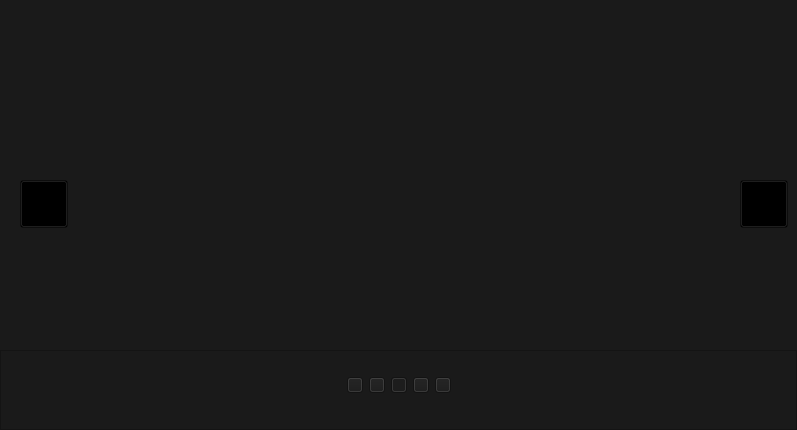
<?xml version="1.0" encoding="UTF-8"?>
<ui version="4.0">
 <class>BannaWidget</class>
 <widget class="QWidget" name="BannaWidget">
  <property name="geometry">
   <rect>
    <x>0</x>
    <y>0</y>
    <width>797</width>
    <height>430</height>
   </rect>
  </property>
  <property name="windowTitle">
   <string>BannaWidget</string>
  </property>
  <property name="styleSheet">
   <string notr="true">QWidget,QFrame
{
background-color: #1A1A1A;
}</string>
  </property>
  <layout class="QVBoxLayout" name="verticalLayout">
   <property name="spacing">
    <number>0</number>
   </property>
   <property name="leftMargin">
    <number>0</number>
   </property>
   <property name="topMargin">
    <number>0</number>
   </property>
   <property name="rightMargin">
    <number>0</number>
   </property>
   <property name="bottomMargin">
    <number>0</number>
   </property>
   <item>
    <widget class="QWidget" name="widgetImage" native="true">
     <property name="styleSheet">
      <string notr="true">QLabel
{
border-radius:6px;
}</string>
     </property>
     <widget class="QLabel" name="labelFirst">
      <property name="geometry">
       <rect>
        <x>20</x>
        <y>100</y>
        <width>320</width>
        <height>200</height>
       </rect>
      </property>
      <property name="text">
       <string/>
      </property>
     </widget>
     <widget class="QLabel" name="labelSecond">
      <property name="geometry">
       <rect>
        <x>70</x>
        <y>70</y>
        <width>400</width>
        <height>250</height>
       </rect>
      </property>
      <property name="text">
       <string/>
      </property>
     </widget>
     <widget class="QLabel" name="labelThird">
      <property name="geometry">
       <rect>
        <x>150</x>
        <y>50</y>
        <width>480</width>
        <height>300</height>
       </rect>
      </property>
      <property name="text">
       <string/>
      </property>
     </widget>
     <widget class="QLabel" name="labelFourth">
      <property name="geometry">
       <rect>
        <x>330</x>
        <y>70</y>
        <width>400</width>
        <height>250</height>
       </rect>
      </property>
      <property name="text">
       <string/>
      </property>
     </widget>
     <widget class="QLabel" name="labelFifth">
      <property name="geometry">
       <rect>
        <x>470</x>
        <y>100</y>
        <width>320</width>
        <height>200</height>
       </rect>
      </property>
      <property name="text">
       <string/>
      </property>
     </widget>
     <widget class="QPushButton" name="pushButtonLeft">
      <property name="geometry">
       <rect>
        <x>20</x>
        <y>180</y>
        <width>48</width>
        <height>48</height>
       </rect>
      </property>
      <property name="styleSheet">
       <string notr="true">background-color: transparent;
border-image: url(:/res/res/image/other/less_than.png);</string>
      </property>
      <property name="text">
       <string/>
      </property>
     </widget>
     <widget class="QPushButton" name="pushButtonRight">
      <property name="geometry">
       <rect>
        <x>740</x>
        <y>180</y>
        <width>48</width>
        <height>48</height>
       </rect>
      </property>
      <property name="styleSheet">
       <string notr="true">background-color: transparent;background-color: transparent;
border-image: url(:/res/res/image/other/more_than.png);</string>
      </property>
      <property name="text">
       <string/>
      </property>
     </widget>
    </widget>
   </item>
   <item>
    <widget class="QFrame" name="frameDot">
     <property name="minimumSize">
      <size>
       <width>0</width>
       <height>30</height>
      </size>
     </property>
     <property name="maximumSize">
      <size>
       <width>16777215</width>
       <height>80</height>
      </size>
     </property>
     <property name="styleSheet">
      <string notr="true">QPushButton
{
	border-image: url(:/res/res/image/other/normal_gray.png);
}

QPushButton:checked
{
border-image: url(:/res/res/image/other/hover_blue.png);
}</string>
     </property>
     <property name="frameShape">
      <enum>QFrame::StyledPanel</enum>
     </property>
     <property name="frameShadow">
      <enum>QFrame::Raised</enum>
     </property>
     <layout class="QHBoxLayout" name="horizontalLayout">
      <property name="leftMargin">
       <number>0</number>
      </property>
      <property name="topMargin">
       <number>25</number>
      </property>
      <property name="rightMargin">
       <number>0</number>
      </property>
      <property name="bottomMargin">
       <number>35</number>
      </property>
      <item>
       <spacer name="horizontalSpacer">
        <property name="orientation">
         <enum>Qt::Horizontal</enum>
        </property>
        <property name="sizeHint" stdset="0">
         <size>
          <width>287</width>
          <height>20</height>
         </size>
        </property>
       </spacer>
      </item>
      <item>
       <widget class="QPushButton" name="pushButtonFirst">
        <property name="minimumSize">
         <size>
          <width>16</width>
          <height>16</height>
         </size>
        </property>
        <property name="maximumSize">
         <size>
          <width>16</width>
          <height>16</height>
         </size>
        </property>
        <property name="text">
         <string/>
        </property>
        <property name="checkable">
         <bool>true</bool>
        </property>
       </widget>
      </item>
      <item>
       <widget class="QPushButton" name="pushButtonSecond">
        <property name="minimumSize">
         <size>
          <width>16</width>
          <height>16</height>
         </size>
        </property>
        <property name="maximumSize">
         <size>
          <width>16</width>
          <height>16</height>
         </size>
        </property>
        <property name="text">
         <string/>
        </property>
        <property name="checkable">
         <bool>true</bool>
        </property>
       </widget>
      </item>
      <item>
       <widget class="QPushButton" name="pushButtonThird">
        <property name="minimumSize">
         <size>
          <width>16</width>
          <height>16</height>
         </size>
        </property>
        <property name="maximumSize">
         <size>
          <width>16</width>
          <height>16</height>
         </size>
        </property>
        <property name="text">
         <string/>
        </property>
        <property name="checkable">
         <bool>true</bool>
        </property>
        <property name="checked">
         <bool>true</bool>
        </property>
       </widget>
      </item>
      <item>
       <widget class="QPushButton" name="pushButtonFourth">
        <property name="minimumSize">
         <size>
          <width>16</width>
          <height>16</height>
         </size>
        </property>
        <property name="maximumSize">
         <size>
          <width>16</width>
          <height>16</height>
         </size>
        </property>
        <property name="text">
         <string/>
        </property>
        <property name="checkable">
         <bool>true</bool>
        </property>
       </widget>
      </item>
      <item>
       <widget class="QPushButton" name="pushButtonFifth">
        <property name="minimumSize">
         <size>
          <width>16</width>
          <height>16</height>
         </size>
        </property>
        <property name="maximumSize">
         <size>
          <width>16</width>
          <height>16</height>
         </size>
        </property>
        <property name="text">
         <string/>
        </property>
        <property name="checkable">
         <bool>true</bool>
        </property>
       </widget>
      </item>
      <item>
       <spacer name="horizontalSpacer_2">
        <property name="orientation">
         <enum>Qt::Horizontal</enum>
        </property>
        <property name="sizeHint" stdset="0">
         <size>
          <width>287</width>
          <height>20</height>
         </size>
        </property>
       </spacer>
      </item>
     </layout>
    </widget>
   </item>
  </layout>
 </widget>
 <layoutdefault spacing="6" margin="11"/>
 <resources/>
 <connections/>
</ui>
